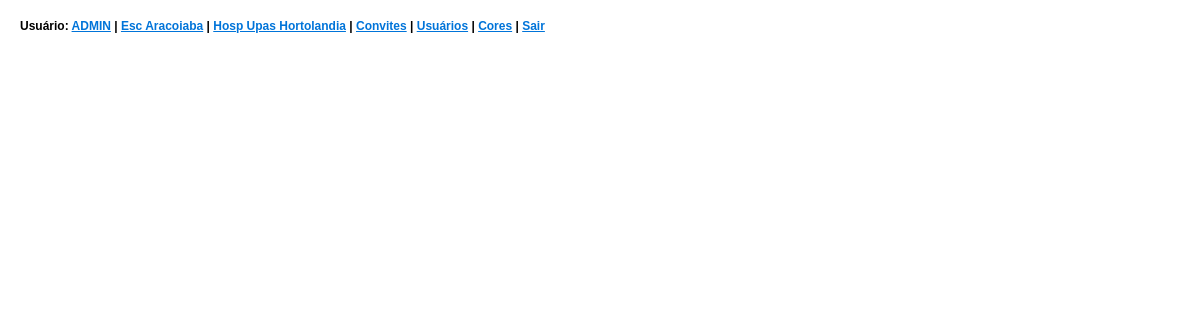
Page / (signed in) on the earlier database version.
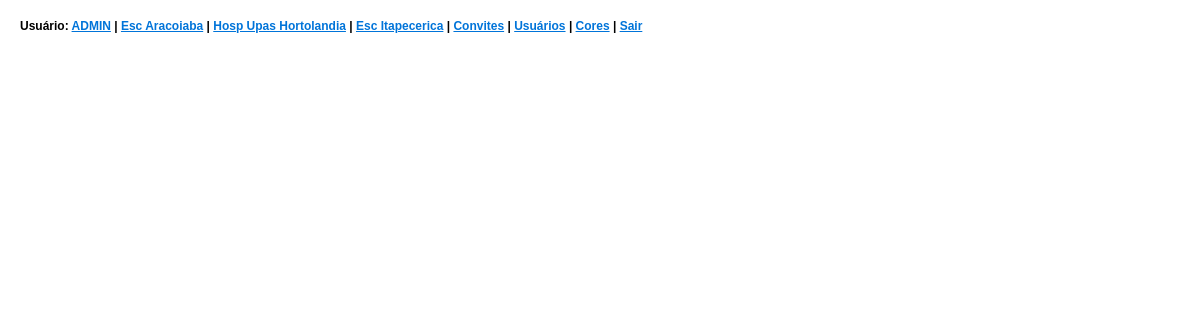
Same page on the later database version.
### tables this page shows
CREATE TABLE `tables` (
	`id` smallint(6) NOT NULL,
	`name` varchar(30) NOT NULL DEFAULT '?',
	`lstupt` datetime NOT NULL DEFAULT current_timestamp(),
	`isupt` tinyint(1) NOT NULL DEFAULT 0
);

### db.php (called while the page is built, shortened)
<?php
abstract class Database {
    public $conn;
    public function connect() {
        global $CONFIG;
        if (is_null($this->conn)) {
            try {
                $this->conn = new PDO($CONFIG['db']['connection_string'], $CONFIG['db']['user'], $CONFIG['db']['password']);
                $this->conn->setAttribute(PDO::ATTR_ERRMODE, PDO::ERRMODE_EXCEPTION);
            } catch (PDOException $e) {
                die('database connection failed');
            }
        }
    }
    public function query_params($query, $params=null, $get_id=null) {
        if (is_null($params)) {
            $params = array();
        }
        try {
            $query = $this->preprocess($query, $get_id);
            $stmt = $this->conn->prepare($query);
            $stmt->execute();
            $stmt->setFetchMode(PDO::FETCH_ASSOC);
            if (is_null($get_id)) {
                return $stmt;
            } else {
                return $this->get_last_id($stmt, $get_id);
            }
        } catch (PDOException $e) {
            die('database exception');
        }
    }
}
class MySqlDatabase extends Database {
    protected function preprocess($query, $get_id) {
        return $query;
    }
}

### site.php (the view, shortened to what this page needs)
<?php
	require_once 'db.php';
	$db_json = file_get_contents('db_config.json');
	$dbconf = json_decode($db_json);
	$db_host = $dbconf->host;
	$db_name = $dbconf->dbname;
	$db_user = $dbconf->user;
	$db_passwd = $dbconf->password;
	$CONFIG = array(
    'db' => array(
	'connection_string' => 'mysql:host=' . $db_host . ';dbname=' . $db_name,
	'type' => 'mysql', 'user' => $db_user, 'password' => $db_passwd,
    ),
    'base_url' => sprintf("%s%s/status",'http://',$_SERVER['HTTP_HOST']),
	);
	$db = $CONFIG['db']['type'] === 'mysql' ? new MySqlDatabase() : new PostgreSqlDatabase();
	function html_escape($s) {
		return htmlspecialchars($s, ENT_QUOTES, 'UTF-8');
	}
	function islogged() {
		if (array_key_exists('user', $_SESSION)) {
			return true;
			} else {
			return false;
		}
	}
	function site_header() {
		GLOBAL $db;
		if (islogged()) {
			echo '<h4 id="printbt">';
			printf('Usuário: <a href="registro.php?update">%s</a>', html_escape(strtoupper($_SESSION['user']['username'])));
		}
		else {
			require_auth();
		}
		$db->connect();
		if ($_SESSION['user']['isadmin']) {
			$res = $db->query_params('SELECT name FROM tables');
			while($row = $res->fetch()) {
				echo (' | <a href="'.$row['name'].'.php">'.ucwords(str_replace('_',' ',$row['name'])).'</a>');
			}
			echo ' | ';
			echo '<a href="convite.php">Convites</a>';
			echo ' | ';
			echo '<a href="usuarios.php">Usuários</a>';
			echo ' | ';
			echo '<a href="cores.php">Cores</a>';
		}
		echo ' | <a href="login.php?exit">Sair</a><br/></h4>';
	}
	?>

### index.php (shortened to what this page needs)
<!DOCTYPE html>
<html><head>
<link rel='stylesheet' type='text/css' href='ed_style.css' />
</head><body font-size="10px">
<?php
	require_once 'site.php';
	site_header();
?>

### ed_style.css (style rules this page uses)
body { margin: 20px 20px 100px 20px; font-family: sans-serif; font-size: 12px; font-weight: bold; line-height: 1em; }
a { color: #0074d9; }

Differences in the rows shown:
added tables: name "Esc Itapecerica"
